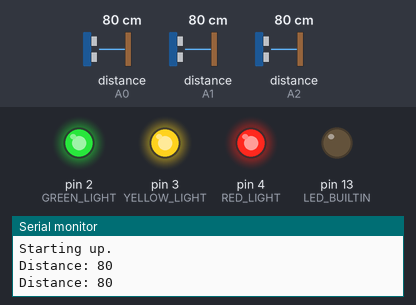
This sketch was run on a simulated Arduino Uno, built with avr-gcc and run on an emulated ATmega328P. Shown: output pins drawn as LEDs (lit = HIGH), the last lines printed to the serial monitor. The test bench sets the inputs (shaded band); at power-on: distance to the obstacle (sensors on A0, A1, A2) 80 cm.

Above: at 1.8 s.
1.9 s: distance to the obstacle (sensor on A0) set to 64 cm
4.3 s: distance to the obstacle (sensor on A0) set to 56 cm
At 6.5 s:
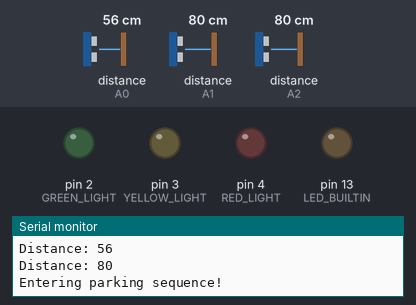
At 8.1 s:
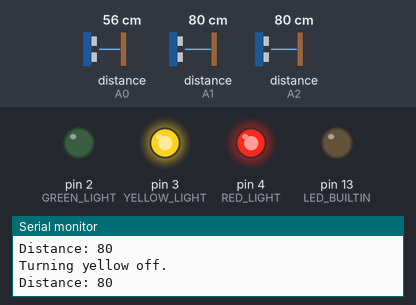
Timing chart, 0 to 9.6 s (numbered marks = the images above; inputs shaded):
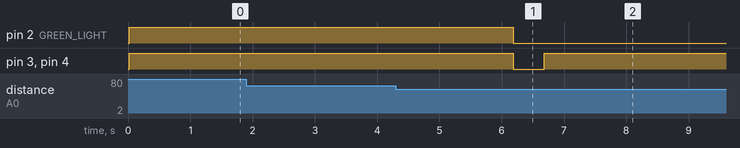

Measured:
- the behaviour switches between 61 and 60 cm on distance to the obstacle (sensor on A0) (found by bisection; images 0 and 1)
- after the input at 4.3 s, pin 2 (GREEN_LIGHT): HIGH → LOW after 1.9 s; pin 3 (YELLOW_LIGHT), pin 4 (RED_LIGHT): HIGH → LOW after 1.9 s, → HIGH 0.50 s later

The sketch:

parking_sensor_code.ino
```cpp
#include "parking_sensor_code.h"

void setup() {
  pinMode(LED_BUILTIN, OUTPUT);

  pinMode(GREEN_LIGHT, OUTPUT);
  pinMode(YELLOW_LIGHT, OUTPUT);
  pinMode(RED_LIGHT, OUTPUT);

  if (DEBUG) {
    Serial.begin(115200);
    Serial.println("Starting up.");
  }
}

void do_parking_sequence() {
  turn_all_on();
  delay(0.5 * MS_PER_S);
  turn_all_off();
  turn_relay_on(GREEN_LIGHT);
  unsigned long t0 = millis();

  while (true) {
    delay(1* MS_PER_S);
    // If the car is not at the first sensor at any point in the sequence, reset. This is probably not a legitimate
    // parking situation or the car is leaving.
    if (!is_car_present(green_light_sensor)) {
      delay(1 * MS_PER_S);
      if (!is_car_present(green_light_sensor)) {
        if (DEBUG) {
          Serial.println("Car not found at green light sensor within parking sequence. Goodbye!");
        }

        turn_all_off();
        return;
      }
    } else {
      // Here we are certain that the car is present at the green light sensor.
      if (is_car_present(yellow_light_sensor)) {
        turn_relay_on(YELLOW_LIGHT);
        turn_relay_off(GREEN_LIGHT);
        if (DEBUG) {
          Serial.println("At yellow.");
        }
      }
      else {
        turn_relay_off(YELLOW_LIGHT);
        turn_relay_on(GREEN_LIGHT);
        if (DEBUG) {
          Serial.println("Turning yellow off.");
        }
      }

      if (is_car_present(yellow_light_sensor) && is_car_present(red_light_sensor)) {
        turn_relay_on(RED_LIGHT);
        turn_relay_off(YELLOW_LIGHT);
        if (DEBUG) {
          Serial.println("Turning red on.");
        }

        break;
      }
    }

    if ((millis() - t0)/MS_PER_S > 15) {
      if (DEBUG) {
        Serial.println("Been inside parking sequence for 15s with no red light. Bye!");
      }

      turn_all_off();
      return;
    }
  }

  if (DEBUG) {
    Serial.println("Parking sequence complete.");
  }

  // Keep the red light on for 10s and then turn everything off for 25s.
  delay(10 * MS_PER_S);
  turn_all_off();
  delay(15 * MS_PER_S);
}

void loop() {
  // TODO: If the car is at the first sensor but not at the second, it is either entering or exiting. Need to figure out
  // how to differentiate between the two.

  // If the car is at the first sensor and not at the second, check again in 1s to eliminate noise. If the car is
  // indeed at the first sensor, begin parking sequence.
  if (is_car_present(green_light_sensor)
  && !is_car_present(red_light_sensor)) {
    delay(1 * MS_PER_S);

    if (is_car_present(green_light_sensor)
    && !is_car_present(red_light_sensor)) {
      if (DEBUG) {
        Serial.println("Entering parking sequence!");
      }
      do_parking_sequence();
    }
  }

  turn_all_off();
  delay(1 * MS_PER_S);
}
```

parking_sensor_code.h
```cpp
#ifndef PARKING_SENSOR_CODE_H
#define PARKING_SENSOR_CODE_H

#include <SharpIR.h>

#define DEBUG 1

#define GREEN_LIGHT 2
#define YELLOW_LIGHT 3
#define RED_LIGHT 4

#define MS_PER_S 1000
#define CM_PER_FOOT 30.48

// 1080 for GP2Y0A21Y
// 20150 for GP2Y0A02Y
#define CAR_SENSOR_MODEL 1080

#define GREEN_LIGHT_SENSOR_PIN A0
#define YELLOW_LIGHT_SENSOR_PIN A1
#define RED_LIGHT_SENSOR_PIN A2

SharpIR green_light_sensor(GREEN_LIGHT_SENSOR_PIN, CAR_SENSOR_MODEL);
SharpIR yellow_light_sensor(YELLOW_LIGHT_SENSOR_PIN, CAR_SENSOR_MODEL);
SharpIR red_light_sensor(RED_LIGHT_SENSOR_PIN, CAR_SENSOR_MODEL);

void(* resetFunc) (void) = 0; //Reset function if things go wrong.

void turn_relay_on(int pin);
void turn_relay_off(int pin);
void turn_all_on();
void turn_all_off();

bool is_vehicle_present(SharpIR sensor, int distance_threshold_ft);
bool is_car_present(SharpIR sensor);

#endif
```

quad_relay_adapter.ino
```cpp
void turn_relay_on(int pin) {
  digitalWrite(pin, LOW);
}

void turn_relay_off(int pin) {
  digitalWrite(pin, HIGH);
}

void turn_all_on() {
  turn_relay_on(GREEN_LIGHT);
  turn_relay_on(YELLOW_LIGHT);
  turn_relay_on(RED_LIGHT);
}

void turn_all_off() {
  turn_relay_off(GREEN_LIGHT);
  turn_relay_off(YELLOW_LIGHT);
  turn_relay_off(RED_LIGHT);
}
```

sharp_ir_sensor_adapter.ino
```cpp
bool is_vehicle_present(SharpIR sensor, int distance_threshold_ft) {
  int vehicle_distance = sensor.distance();
  bool is_vehicle_present = (vehicle_distance <= (distance_threshold_ft * CM_PER_FOOT));

  if (DEBUG) {
    Serial.print("Distance: ");
    Serial.println(vehicle_distance);
  }

  return is_vehicle_present;
}

bool is_car_present(SharpIR sensor) {
  return (is_vehicle_present(sensor, 2));
}
```
